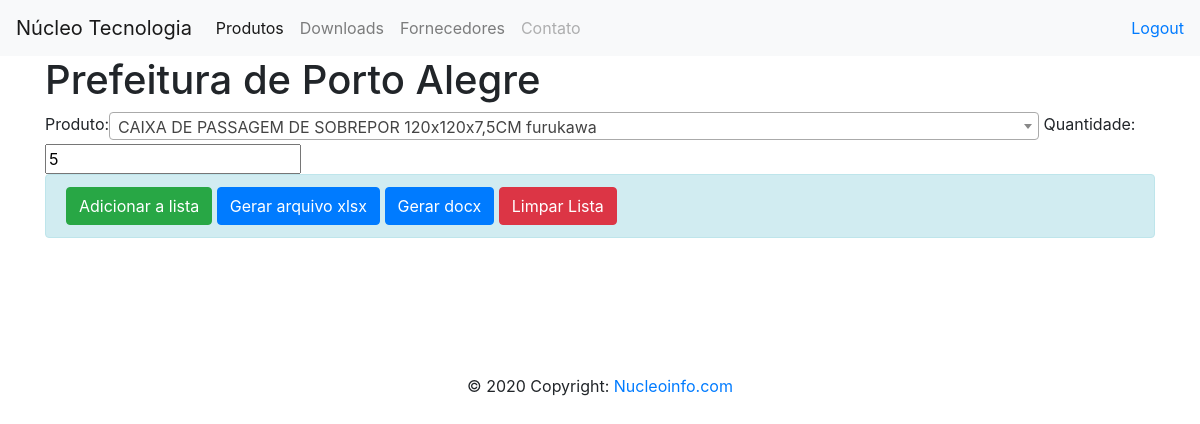
Before: /atualizar_prod_lista/16 with the older database file.
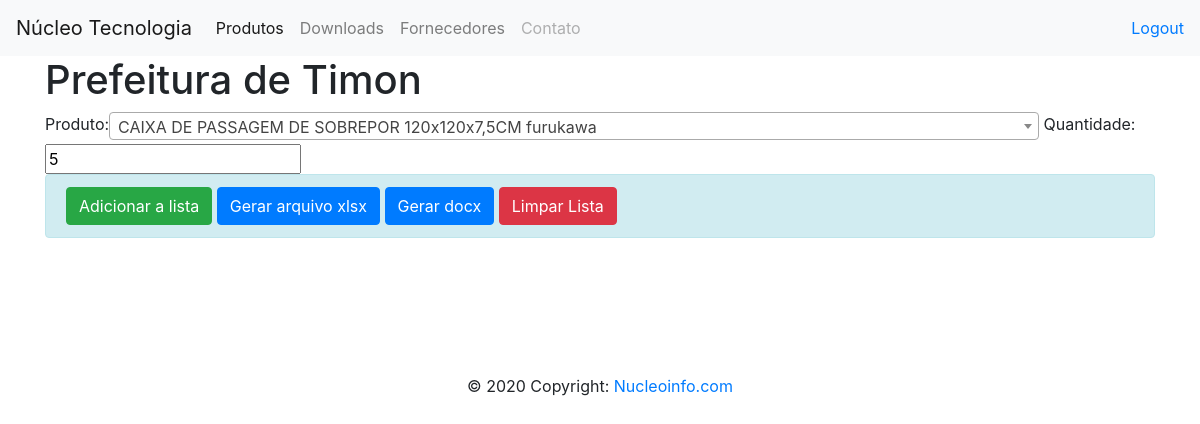
After: the same page with the newer database file.
### contatos/models.py (models this page shows, shortened)
class Projeto(models.Model):
    nome_projeto = models.CharField(max_length=300)
    margem = models.IntegerField(null=True, blank=True)
    valor_infra = models.IntegerField(default=40)
    valor_sup = models.DecimalField(default=64.00, decimal_places=2, max_digits=5)
    valor_upi = models.DecimalField(default=0.70, decimal_places=2, max_digits=5)
    valor_upr = models.DecimalField(default=0.80, decimal_places=2, max_digits=5)
    valor_upe = models.DecimalField(default=0.90, decimal_places=2, max_digits=5)
    user = models.ForeignKey(User, null=True, related_name='owner', on_delete=models.PROTECT)
    tipo_de_projeto = models.ForeignKey(TipoProjeto,null=True,on_delete=models.PROTECT)
    convidados = models.ManyToManyField(User)

### contatos/views.py (the view)
# urls.py: path('atualizar_prod_lista/<int:id>', atualizar_prod_lista, name = 'atualizar_prod_lista'),
def atualizar_prod_lista(request, id):
    produto = get_object_or_404(ListaMaterial, pk=id)
    form = FormularioLista(request.POST or None, instance=produto)
    projeto = produto.projeto
    if form.is_valid():
        form.save()
        return redirect('lista/id/', produto.projeto.id)
    return render(request, 'formulario_lista.html', {'form': form, 'projeto': projeto}, )

### contatos/forms.py
class FormularioLista(ModelForm):
    class Meta:
        model = ListaMaterial
        fields = ['produto', 'quantidade']
        widgets = {'produto': Select(attrs={
            'class': 'select-com-pesquisa',
            'name': 'state'
        })}
    class Media:
        js = 'js/lista_produtos.js'

### contatos/models.py (called while the page is built)
    def __str__(self):
        return self.nome + ' ' + self.modelo + ' ' + self.fabricante

### templates/formulario_lista.html (shortened to what this page needs)
{% extends 'base.html' %}
{% load bootstrap %}
{% block main %}
<h1>{{projeto.nome_projeto}}</h1>
<form method="POST">
    {{ form | bootstrap }}
    <div class="alert alert-info clearfix">
        <button type="submit" class="btn btn-success pull-right">Adicionar a lista</button>
        <a href="{% url 'gerar_documento' projeto.id %}" class="btn btn-primary">Gerar arquivo xlsx</a>
        <a href="{% url 'gerar_docx' projeto.id%}" class="btn btn-primary">Gerar docx</a>
        <button type="button" class="btn btn-danger" onclick="confirmarDelete()">Limpar Lista</button>
    </div>
</form>
<br>
{% endblock %}

Changed rows visible on the page:
changed Projeto: nome_projeto "Prefeitura de Porto Alegre" → "Prefeitura de Timon"
